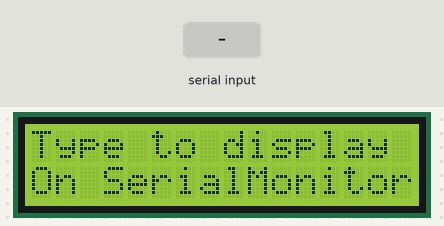
Simulated run of this sketch. Board: Arduino Uno, built with avr-gcc and run on an emulated ATmega328P. Parts: 16×2 character LCD. Inputs (shaded band) come from the test bench.

Above: at 9.3 s.
9.4 s: "1" received over Serial
At 10.4 s:
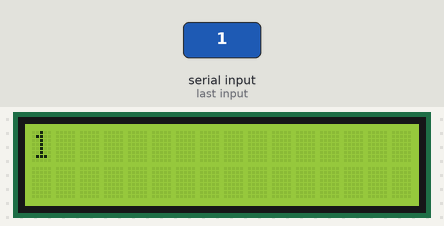
11.0 s: "0" received over Serial
At 11.6 s:
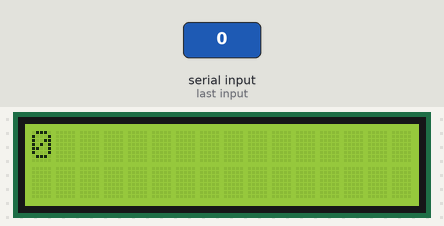
12.6 s: "2" received over Serial
At 14.0 s:
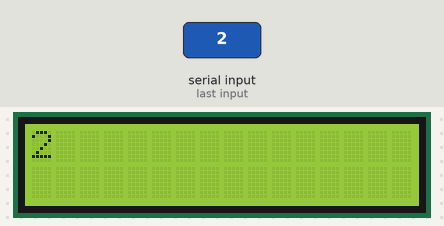
Timing chart, 0 to 15.6 s (numbered marks = the images above; inputs shaded):
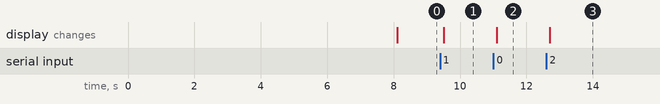

The sketch:

LcdHelloWorld.ino
```cpp
/*
 This example demonstrate how to use I2C LCD

 LCD usually has these pins:
   En: Enable
   Rw: Read/Write
   Rs: Reset
   Bl: Backlight
   D4: LCD data 0
   D5: LCD data 1
   D6: LCD data 2
   D7: LCD data 3

 The I2C extender module use half byte as control signal,
 and the other half byte as data signal.
 So different LCD may correspond different bit mapping of these pins.

 */

#include <Wire.h>
#include <LiquidCrystal_I2C.h>

// LCM1602 I2C LCD
LiquidCrystal_I2C lcd(0x27, 2, 1, 0, 4, 5, 6, 7, 3, POSITIVE);  // Set the LCD I2C address

//LiquidCrystal_I2C lcd(0x38);  // Set the LCD I2C address

//LiquidCrystal_I2C lcd(0x38, BACKLIGHT_PIN, POSITIVE);  // Set the LCD I2C address

void setup()
{
  Serial.begin(38400);

  lcd.begin(16,2);               // initialize the lcd
  lcd.backlight();

  lcd.setCursor ( 0, 0 );        // go to home
  lcd.print("Hello World!");
  lcd.setCursor ( 0, 1 );        // go to the next line
  lcd.print ("Ameba");
  delay ( 8000 );

  lcd.clear();
  lcd.setCursor( 0, 0 );
  lcd.print("Type to display");
  lcd.setCursor( 0, 1 );
  lcd.print("On SerialMonitor");
}

void loop()
{
  if (Serial.available()) {
    delay(100);
    lcd.clear();
    while (Serial.available() > 0) {
      lcd.write(Serial.read());
    }
  }
}
```

Measured:
- after the input at 9.4 s, the display: changes after 0.10 s (image 1)
- after the input at 11.0 s, the display: changes after 0.10 s (image 2)
- after the input at 12.6 s, the display: changes after 0.10 s (image 3)
